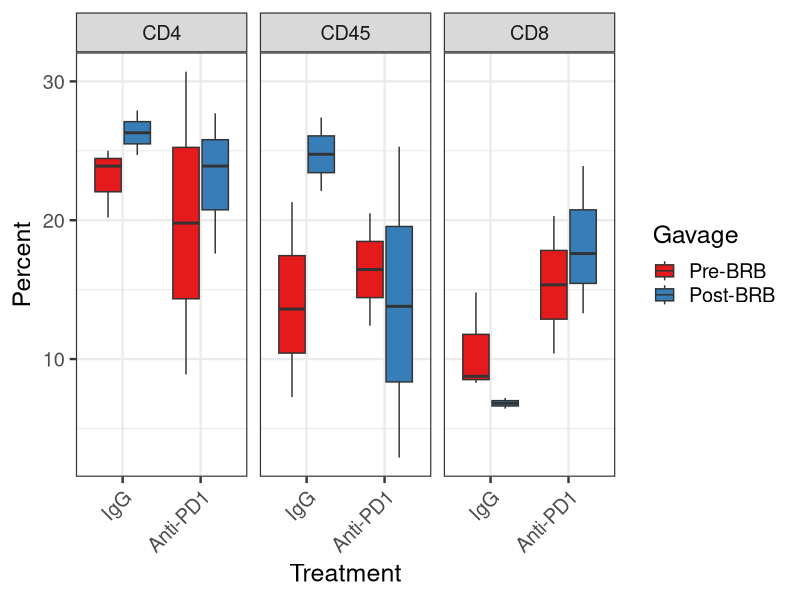
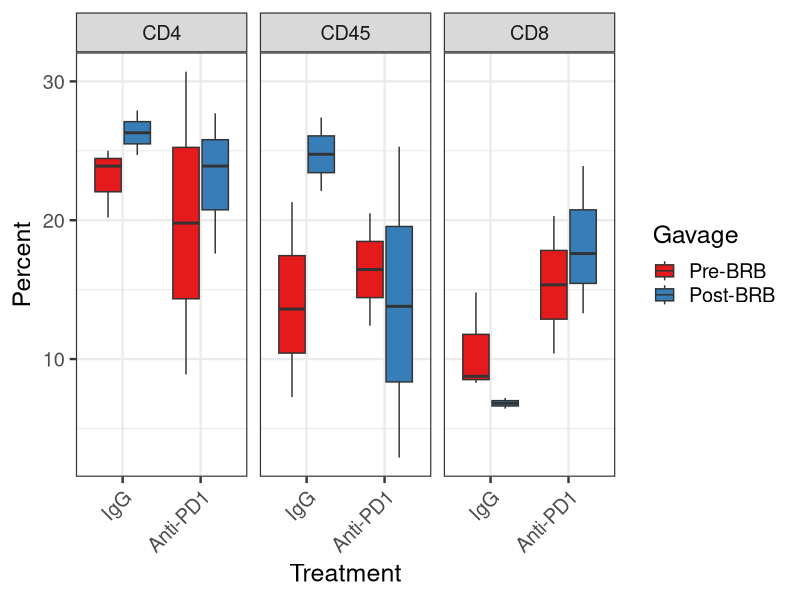

R code for these plots, in order:
## ---- chunk 1
knitr::opts_chunk$set(echo = TRUE)

library(tidyverse)
## ---- chunk 2

x <- read_csv("../data/flow-cytometry/30-Jun-2022 revised.wsp FlowJo table_man-edited.csv") %>%
  rename("mouse.cage" = "...1") %>%
  filter(grepl("^M", mouse.cage)) %>%
  mutate(BRB = fct_relevel(BRB, "pre")) %>%
  rename("Gavage" = "BRB") %>%
  mutate(Gavage = if_else(grepl("pre", Gavage),
                          true = "Pre-BRB",
                          false = "Post-BRB"))
  

head(x)
## ---- chunk 3
xl <- 
  x %>%
  gather(-mouse.cage, -Gavage, -Treatment, key = "Marker", value = "Percent") %>%
  mutate(Gavage = fct_relevel(Gavage, c("Pre-BRB"))) %>%
  mutate(Treatment = fct_relevel(Treatment, c("IgG")))

head(xl)
## ---- chunk 4
xl %>%
  ggplot(aes(x = Treatment, y = Percent)) +
  geom_boxplot(aes(fill = Gavage)) +
  facet_wrap(~Marker) +
  theme_bw(base_size = 18) +
  theme(axis.text.x = element_text(angle = 45,
                                   hjust = 1)) +
  scale_fill_brewer(palette = "Set1")

ggsave("../figures/ACC22_mimic10_flow_boxplot.png",
       height = 5, width = 5)
